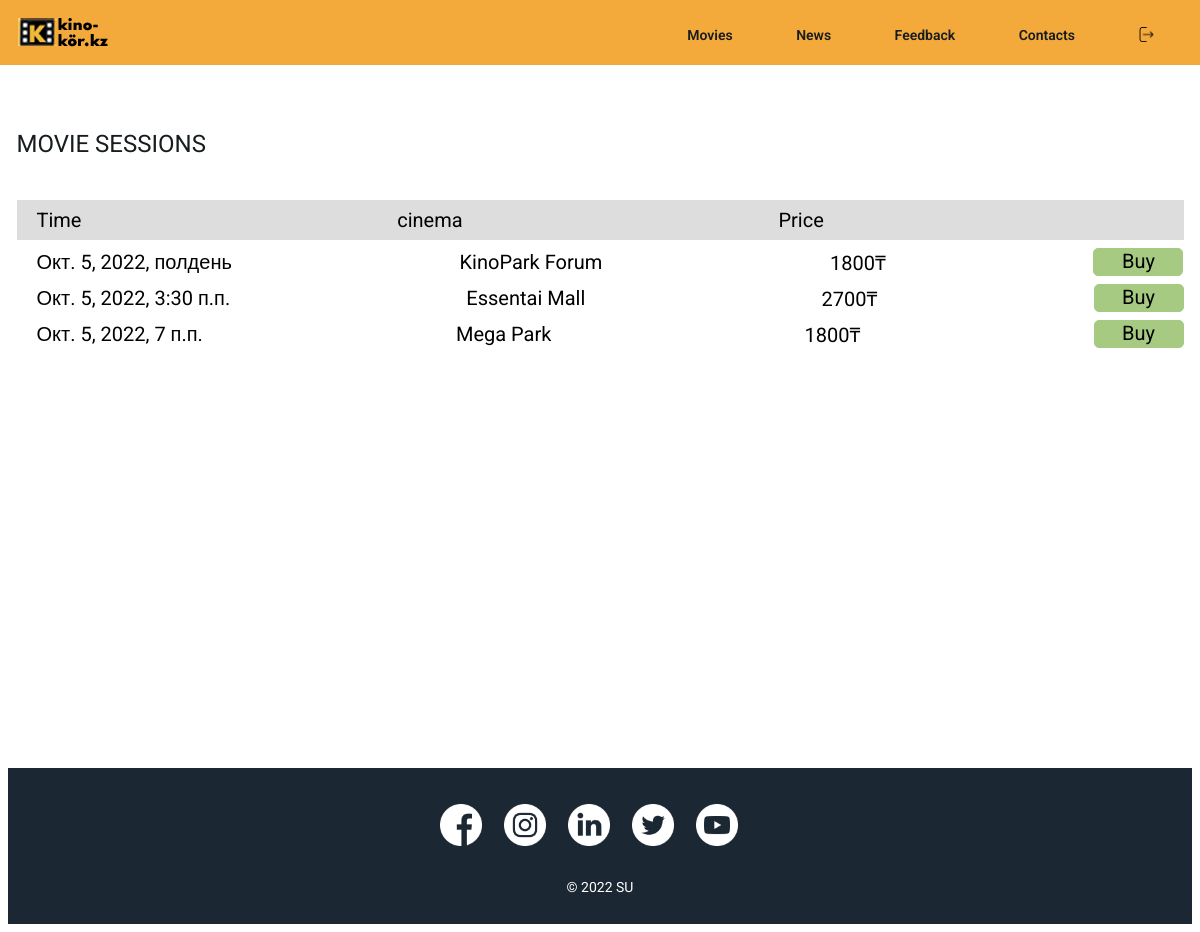
Screenshot of /session/2/ (signed in) with the database file from the repository.
### kino/models.py (models this page shows, shortened)
class Session(models.Model):
    film = models.ForeignKey(Film, on_delete=models.CASCADE)
    start_time = models.DateTimeField()
    end_time = models.DateTimeField()
    kino_teatre = models.CharField(max_length=200)
    tic_price = models.IntegerField()

### kino/views.py (the view)
# urls.py: path('session/<int:pk>/', views.session, name='session'),
def session(request, pk):
    film = Film.objects.get(pk=pk)
    sessions = Session.objects.filter(film=film).order_by('start_time')
    return render(request, 'kino/sessions.html', {'sessions': sessions, 'film': film})

### kino/templates/kino/sessions.html (shortened to what this page needs)
{% load static %}
<!DOCTYPE html>
<html lang="en" dir="ltr">
  <head>
    <link rel="stylesheet" href="{% static 'assets/css/sessions.css' %}">
  </head>
  <body>
    <header class="header">
      <div class="container">
        <div class="header__inner">
          <div class="header__logo">
            <img src="{% static 'assets/images/logo.png' %}">
          </div>
          <nav>
            <a class="nav__link" href="{% url 'main'%}">Movies</a>
            <a class="nav__link" href="{% url 'news'%}">News</a>
            <a class="nav__link" href="{% url 'feedback'%}">Feedback</a>
            <a class="nav__link" href="{% url 'contacts'%}">Contacts</a>
            {% if request.user.is_authenticated %}
            <a class="nav__link" href="{% url 'logout' %}"><img src="{% static 'assets/images/logout.png' %}" class="nav__profile"></a>
            {% else %}
            <a class="nav__link" href="{% url 'register' %}"><img src="{% static 'assets/images/profile.png' %}" class="nav__profile"></a>
            {% endif %}
          </nav>
        </div>
      </div>
    </header>
    <section class="sessions">
      <div class="container">
        <div class="sessions__title">MOVIE SESSIONS</div>
        <div class="schedule__head">
          <div class="sc_head__col"><a href="{% url 'session' pk=film.pk %}">Time</a></div>
            <div class="sc_head__col"><a href="{% url 'sort' pk=film.pk %}">cinema</a></div>
          <div class="sc_head__col">Price</div>
          <div class="sc_head__col">⠀⠀⠀</div>
        </div>
        <div class="schedule__sessions">
          {% for session in sessions %}
          <div class="sc_sessions_row">
            <div class="row_divider">{{session.start_time}}</div>
            <div class="row_divider">{{session.kino_teatre}}</div>
            <div class="row_divider">{{session.tic_price}}₸</div>
            <a href="{% url 'seat' pk=session.pk %}"><div class="row_divider__button">Buy</div></a>
          </div>
          {% endfor %}
        </div>
      </div>
    </section>
    <section class="footer">
      <div class="container">
        <div class="footer__inner">
          <a href="#"><img class="sns" src="{% static 'assets/images/footer/facebook.png' %}"></a>
          <a href="#"><img class="sns" src="{% static 'assets/images/footer/instagram.png' %}"></a>
          <a href="#"><img class="sns" src="{% static 'assets/images/footer/linkedin.png' %}"></a>
          <a href="#"><img class="sns" src="{% static 'assets/images/footer/twitter.png' %}"></a>
          <a href="#"><img class="sns" src="{% static 'assets/images/footer/youtube.png' %}"></a>
        </div>
        <div class="footer__subtitle"><a href="#">© 2022 SU</a></div>
      </div>
    </section>
  </body>
</html>

### kino/static/assets/css/sessions.css (style rules this page uses)
body { font-family: 'Roboto', sans-serif; font-weight: 400; font-size: 14px; color: #171c1f; }
a { text-decoration: none; color: inherit; }
.container { width: 100%; max-width: 1167px; margin: 0 auto; }
.header { width: 100%; height: 65px; position: absolute; left: 0; right: 0; top: 0; z-index: 1000; background: #F4AA3A; }
.header__inner { display: flex; justify-content: space-between; align-items: center; }
.header__logo { padding-top: 17px; }
.nav__link { display: inline-block; vertical-align: top; margin: 0 30px; font-weight: 600; text-decoration: none; position: relative; padding-top: 22px; color: #171c1f; }
.nav__link::after { content: ""; display: block; width: 100%; height: 1px; background-color: #171c1f; opacity: 0; position: absolute; top: 100%; left: 0; z-index: 1; transition: opacity .1s linear; }
.nav__profile { width: 15px; height: 15px; }
.sessions { width: 100%; height: 574px; margin-top: 130px; }
.sessions__title { font-size: 24px; text-transform: uppercase; margin-bottom: 42px; }
.schedule__head { width: 100%; height: 40px; background: #DDDDDD; display: flex; justify-content: space-between; align-items: center; padding-left: 20px; font-size: 20px; color: #000000; }
.schedule__sessions { font-size: 20px; color: #000000; }
.sc_sessions_row { margin-top: 8px; display: flex; justify-content: space-between; align-items: center; }
.row_divider { padding-left: 20px; }
.row_divider__button { width: 90px; height: 28px; border: 1px solid #A6CA82; border-radius: 5px; background: #A6CA82; font-size: 20px; text-align: center; }
.footer { margin-top: 64px; width: 100%; height: 156px; background: #1B2733; }
.footer__inner { display: flex; justify-content: center; align-items: center; }
.sns { width: 42px; height: 42px; margin-top: 36px; margin-right: 22px; filter: invert(1); }
.footer__subtitle { color: #ffffff; text-align: center; margin-top: 30px; }

### rows the page displays
Session: start_time "Окт. 5, 2022, полдень", kino_teatre "KinoPark Forum", tic_price "1800"
Session: start_time "Окт. 5, 2022, 3:30 п.п.", kino_teatre "Essentai Mall", tic_price "2700"
Session: start_time "Окт. 5, 2022, 7 п.п.", kino_teatre "Mega Park", tic_price "1800"
